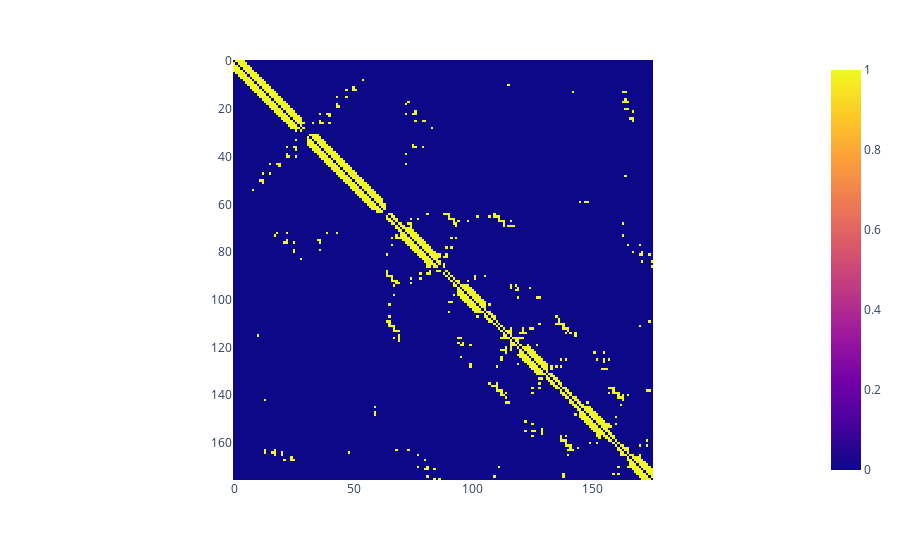

Here is the notebook cell this chart was saved with:
### Code cell
import os
import plotly.express as px
name=os.path.abspath('')
sparse = nx.adjacency_matrix(Graph)
plt.figure(figsize=(10,10))
plt.matshow(sparse.toarray(),fignum=0)
fig = px.imshow(sparse.toarray())
fig.show()
#plt.title("Threshold Contact = %s A"%Threshold_Contact )
#plt.savefig(name+"Threshold Contact %sA.jpg"%Threshold_Contact)

### Figure 1 — Plotly figure (JSON) as saved in the notebook; plotly's stock layout.template omitted (floating-point values rounded to 4 significant figures; data arrays with more than 128 entries replaced by an {"elided": "..."} marker saying what was removed)
{"data": [{"coloraxis": "coloraxis", "hovertemplate": "x: %{x}<br>y: %{y}<br>color: %{z}<extra></extra>", "name": "0", "type": "heatmap", "xaxis": "x", "yaxis": "y", "z": {"elided": "176x176 int values"}}], "layout": {"coloraxis": {"colorscale": [[0, "#0d0887"], [0.1111, "#46039f"], [0.2222, "#7201a8"], [0.3333, "#9c179e"], [0.4444, "#bd3786"], [0.5556, "#d8576b"], [0.6667, "#ed7953"], [0.7778, "#fb9f3a"], [0.8889, "#fdca26"], [1, "#f0f921"]]}, "margin": {"t": 60}, "xaxis": {"anchor": "y", "constrain": "domain", "domain": [0, 1], "scaleanchor": "y"}, "yaxis": {"anchor": "x", "autorange": "reversed", "constrain": "domain", "domain": [0, 1]}}}
